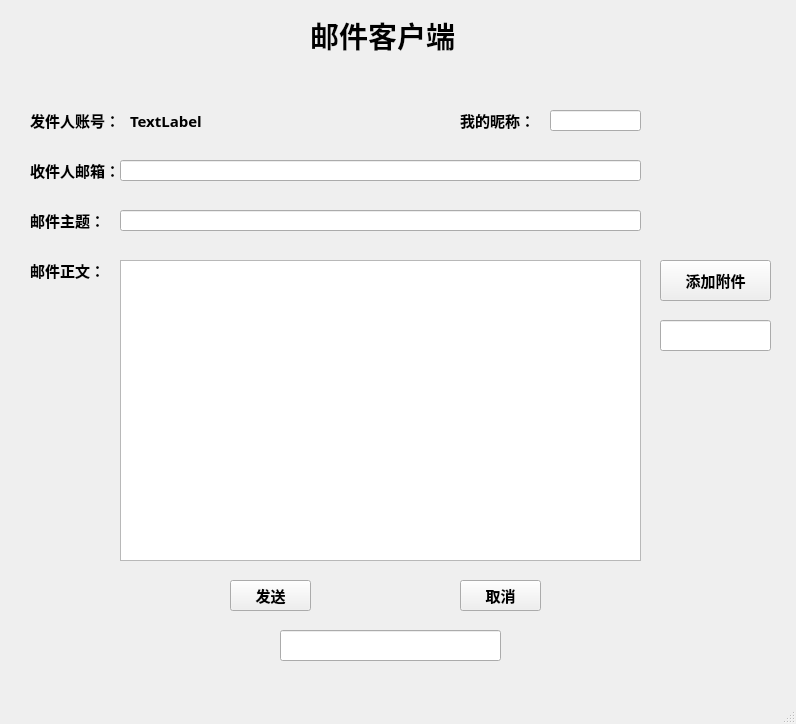
<?xml version="1.0" encoding="UTF-8"?>
<ui version="4.0">
 <class>MainWindow</class>
 <widget class="QMainWindow" name="MainWindow">
  <property name="geometry">
   <rect>
    <x>0</x>
    <y>0</y>
    <width>796</width>
    <height>724</height>
   </rect>
  </property>
  <property name="windowTitle">
   <string>MainWindow</string>
  </property>
  <widget class="QWidget" name="centralwidget">
   <widget class="QLabel" name="label_3">
    <property name="geometry">
     <rect>
      <x>30</x>
      <y>100</y>
      <width>91</width>
      <height>41</height>
     </rect>
    </property>
    <property name="font">
     <font>
      <family>华文楷体</family>
      <pointsize>11</pointsize>
      <weight>75</weight>
      <bold>true</bold>
     </font>
    </property>
    <property name="text">
     <string>发件人账号：</string>
    </property>
   </widget>
   <widget class="QLabel" name="label_4">
    <property name="geometry">
     <rect>
      <x>460</x>
      <y>100</y>
      <width>81</width>
      <height>41</height>
     </rect>
    </property>
    <property name="font">
     <font>
      <family>华文楷体</family>
      <pointsize>11</pointsize>
      <weight>75</weight>
      <bold>true</bold>
     </font>
    </property>
    <property name="text">
     <string>我的昵称：</string>
    </property>
   </widget>
   <widget class="QLineEdit" name="lineEdit_4">
    <property name="geometry">
     <rect>
      <x>550</x>
      <y>110</y>
      <width>91</width>
      <height>21</height>
     </rect>
    </property>
    <property name="font">
     <font>
      <family>华文楷体</family>
      <pointsize>11</pointsize>
      <weight>75</weight>
      <bold>true</bold>
     </font>
    </property>
   </widget>
   <widget class="QLabel" name="label_5">
    <property name="geometry">
     <rect>
      <x>30</x>
      <y>150</y>
      <width>91</width>
      <height>41</height>
     </rect>
    </property>
    <property name="font">
     <font>
      <family>华文楷体</family>
      <pointsize>11</pointsize>
      <weight>75</weight>
      <bold>true</bold>
     </font>
    </property>
    <property name="text">
     <string>收件人邮箱：</string>
    </property>
   </widget>
   <widget class="QLineEdit" name="lineEdit_5">
    <property name="geometry">
     <rect>
      <x>120</x>
      <y>160</y>
      <width>521</width>
      <height>21</height>
     </rect>
    </property>
    <property name="font">
     <font>
      <family>华文楷体</family>
      <pointsize>11</pointsize>
      <weight>75</weight>
      <bold>true</bold>
     </font>
    </property>
   </widget>
   <widget class="QLabel" name="label_6">
    <property name="geometry">
     <rect>
      <x>30</x>
      <y>200</y>
      <width>71</width>
      <height>41</height>
     </rect>
    </property>
    <property name="font">
     <font>
      <family>华文楷体</family>
      <pointsize>11</pointsize>
      <weight>75</weight>
      <bold>true</bold>
     </font>
    </property>
    <property name="text">
     <string>邮件主题：</string>
    </property>
   </widget>
   <widget class="QLineEdit" name="lineEdit_6">
    <property name="geometry">
     <rect>
      <x>120</x>
      <y>210</y>
      <width>521</width>
      <height>21</height>
     </rect>
    </property>
    <property name="font">
     <font>
      <family>华文楷体</family>
      <pointsize>11</pointsize>
      <weight>75</weight>
      <bold>true</bold>
     </font>
    </property>
   </widget>
   <widget class="QLabel" name="label_7">
    <property name="geometry">
     <rect>
      <x>30</x>
      <y>250</y>
      <width>71</width>
      <height>41</height>
     </rect>
    </property>
    <property name="font">
     <font>
      <family>华文楷体</family>
      <pointsize>11</pointsize>
      <weight>75</weight>
      <bold>true</bold>
     </font>
    </property>
    <property name="text">
     <string>邮件正文：</string>
    </property>
   </widget>
   <widget class="QTextEdit" name="textEdit">
    <property name="geometry">
     <rect>
      <x>120</x>
      <y>260</y>
      <width>521</width>
      <height>301</height>
     </rect>
    </property>
    <property name="font">
     <font>
      <family>华文楷体</family>
      <pointsize>11</pointsize>
      <weight>75</weight>
      <bold>true</bold>
     </font>
    </property>
   </widget>
   <widget class="QPushButton" name="pushButton">
    <property name="geometry">
     <rect>
      <x>230</x>
      <y>580</y>
      <width>81</width>
      <height>31</height>
     </rect>
    </property>
    <property name="font">
     <font>
      <family>华文楷体</family>
      <pointsize>11</pointsize>
      <weight>75</weight>
      <bold>true</bold>
     </font>
    </property>
    <property name="text">
     <string>发送</string>
    </property>
   </widget>
   <widget class="QPushButton" name="pushButton_2">
    <property name="geometry">
     <rect>
      <x>460</x>
      <y>580</y>
      <width>81</width>
      <height>31</height>
     </rect>
    </property>
    <property name="font">
     <font>
      <family>华文楷体</family>
      <pointsize>11</pointsize>
      <weight>75</weight>
      <bold>true</bold>
     </font>
    </property>
    <property name="text">
     <string>取消</string>
    </property>
   </widget>
   <widget class="QLabel" name="label_8">
    <property name="geometry">
     <rect>
      <x>130</x>
      <y>100</y>
      <width>181</width>
      <height>41</height>
     </rect>
    </property>
    <property name="font">
     <font>
      <family>华文楷体</family>
      <pointsize>11</pointsize>
      <weight>75</weight>
      <bold>true</bold>
     </font>
    </property>
    <property name="text">
     <string>TextLabel</string>
    </property>
   </widget>
   <widget class="QPushButton" name="ffliechose">
    <property name="geometry">
     <rect>
      <x>660</x>
      <y>260</y>
      <width>111</width>
      <height>41</height>
     </rect>
    </property>
    <property name="font">
     <font>
      <family>华文楷体</family>
      <pointsize>11</pointsize>
      <weight>75</weight>
      <bold>true</bold>
     </font>
    </property>
    <property name="text">
     <string>添加附件</string>
    </property>
   </widget>
   <widget class="QLineEdit" name="choosefile">
    <property name="geometry">
     <rect>
      <x>660</x>
      <y>320</y>
      <width>111</width>
      <height>31</height>
     </rect>
    </property>
    <property name="font">
     <font>
      <family>华文楷体</family>
      <pointsize>11</pointsize>
      <weight>75</weight>
      <bold>true</bold>
     </font>
    </property>
   </widget>
   <widget class="QLineEdit" name="yes">
    <property name="geometry">
     <rect>
      <x>280</x>
      <y>630</y>
      <width>221</width>
      <height>31</height>
     </rect>
    </property>
    <property name="font">
     <font>
      <family>华文楷体</family>
      <pointsize>11</pointsize>
      <weight>75</weight>
      <bold>true</bold>
     </font>
    </property>
   </widget>
   <widget class="QLabel" name="label">
    <property name="geometry">
     <rect>
      <x>310</x>
      <y>10</y>
      <width>171</width>
      <height>51</height>
     </rect>
    </property>
    <property name="font">
     <font>
      <family>华文彩云</family>
      <pointsize>22</pointsize>
      <weight>75</weight>
      <bold>true</bold>
     </font>
    </property>
    <property name="text">
     <string>邮件客户端</string>
    </property>
   </widget>
  </widget>
  <widget class="QMenuBar" name="menubar">
   <property name="geometry">
    <rect>
     <x>0</x>
     <y>0</y>
     <width>796</width>
     <height>21</height>
    </rect>
   </property>
  </widget>
  <widget class="QStatusBar" name="statusbar"/>
 </widget>
 <resources/>
 <connections/>
</ui>
